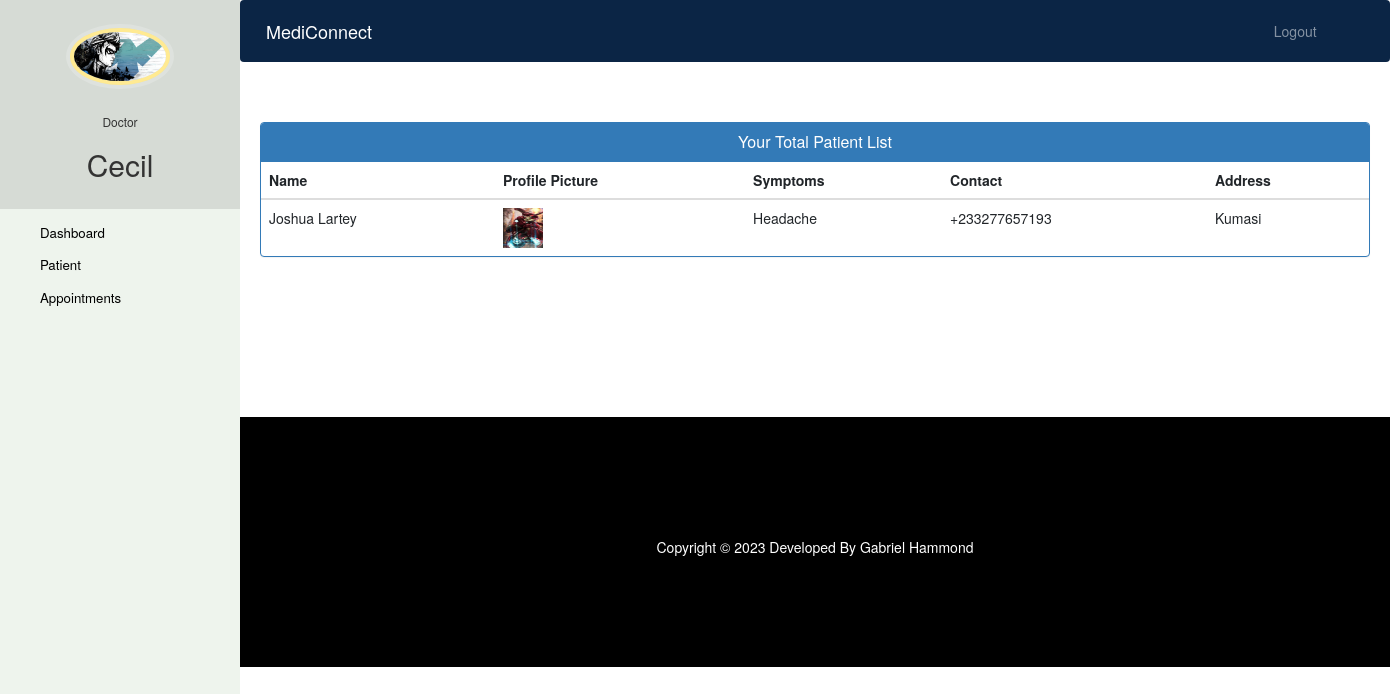
Screenshot of /doctor-view-patient (signed in) with the database file from the repository.
### hospital/models.py (models this page shows, shortened)
class Doctor(models.Model):
    user=models.OneToOneField(User,on_delete=models.CASCADE)
    profile_pic= models.ImageField(upload_to='profile_pic/DoctorProfilePic/',null=True,blank=True)
    address = models.CharField(max_length=40)
    mobile = models.CharField(max_length=20,null=True)
    department= models.CharField(max_length=50,choices=departments,default='Cardiologist')
    status=models.BooleanField(default=False)

class Patient(models.Model):
    user=models.OneToOneField(User,on_delete=models.CASCADE)
    profile_pic= models.ImageField(upload_to='profile_pic/PatientProfilePic/',null=True, blank=True)
    address = models.CharField(max_length=40)
    mobile = models.CharField(max_length=20,null=False)
    symptoms = models.CharField(max_length=100,null=False)
    assignedDoctorId = models.PositiveIntegerField(null=True)
    admitDate=models.DateField(auto_now=True)
    status=models.BooleanField(default=False)
    @property
    def get_name(self):
        return self.user.first_name+" "+self.user.last_name

### hospital/views.py (the view)
# urls.py: path('doctor-view-patient', views.doctor_view_patient_view,
@login_required(login_url='doctorlogin')
@user_passes_test(is_doctor)
def doctor_view_patient_view(request):
    patients=models.Patient.objects.all().filter(status=True,assignedDoctorId=request.user.id)
    doctor=models.Doctor.objects.get(user_id=request.user.id) #for profile picture of doctor in sidebar
    return render(request,'hospital/doctor_view_patient.html',{'patients':patients,'doctor':doctor})

### hospital/views.py (called while the page is built)
def is_doctor(user):
    return user.groups.filter(name='DOCTOR').exists()

### templates/hospital/doctor_view_patient.html (shortened to what this page needs)
{% extends 'hospital/doctor_base.html' %}
{% block content %}
{%load static%}
<head>
  <link href="//netdna.bootstrapcdn.com/bootstrap/3.0.0/css/bootstrap.min.css" rel="stylesheet" id="bootstrap-css">
</head>
<div class="container">
  <div class="panel panel-primary">
    <div class="panel-heading">
      <h6 class="panel-title">Your Total Patient List</h6>
    </div>
    <table class="table table-hover" id="dev-table">
      <thead>
        <tr>
          <th>Name</th>
          <th>Profile Picture</th>
          <th>Symptoms</th>
          <th>Contact</th>
          <th>Address</th>
        </tr>
      </thead>
      {% for p in patients %}
      <tr>
        <td> {{p.get_name}}</td>
        <td> <img src="{% static p.profile_pic.url %}" alt="Profile Pic" height="40px" width="40px" /></td>
        <td>{{p.symptoms}}</td>
        <td>{{p.mobile}}</td>
        <td>{{p.address}}</td>
      </tr>
      {% endfor %}
    </table>
  </div>
</div>
{% endblock content %}

### templates/hospital/doctor_base.html (shortened to what this page needs)
<!DOCTYPE html>
{% load static %}
<html lang="en">
  <head>
    <link
      rel="stylesheet"
      href="https://stackpath.bootstrapcdn.com/bootstrap/4.3.1/css/bootstrap.min.css"
    />
    <link
      rel="stylesheet"
      href="https://maxcdn.bootstrapcdn.com/font-awesome/4.7.0/css/font-awesome.min.css"
    />
  </head>
  <body>
    <nav class="menu" tabindex="0">
      <header class="avatar">
        <img src="{% static doctor.profile_pic.url %}" alt="Profile Pic" />
        <br /><br />
        <h6>Doctor</h6>
        <h2>{{request.user.first_name}}</h2>
      </header>
      <ul>
        <li tabindex="0" class="icon-dashboard">
          <a
            style="color: black; text-decoration: none"
            href="/doctor-dashboard"
            ><span>Dashboard</span></a
          >
        </li>
        <li tabindex="0" class="icon-users">
          <a style="color: black; text-decoration: none" href="/doctor-patient"
            ><span>Patient</span></a
          >
        </li>
        <li tabindex="0" class="icon-calendar">
          <a
            style="color: black; text-decoration: none"
            href="/doctor-appointment"
            ><span>Appointments</span></a
          >
        </li>
      </ul>
    </nav>
    <main>
      <div class="bs-example">
        <nav
          class="navbar navbar-expand-md navbar-dark fixed-top"
          style="background: #0b2545"
        >
          <a href="/doctor-dashboard" class="navbar-brand"
            >MediConnect</a
          >
          <div
            class="collapse navbar-collapse justify-content-between"
            id="navbarCollapse"
          >
            <div class="navbar-nav" style="margin-left: 90%">
              <a href="/logout" class="nav-item nav-link">Logout</a>
            </div>
          </div>
        </nav>
      </div>
      <br /><br />
      {% block content %} {% endblock content %}
      <br /><br /><br /><br /><br /><br /><br />
      <footer>
        <br />
        <div class="container">
          <div class="row">
            <div class="col-md-12 col-sm-12">
              <div style="color: #ffffff" class="wow fadeInUp footer-copyright">
                <p>Copyright &copy; 2023 Developed By Gabriel Hammond</p>
              </div>
            </div>
          </div>
        </div>
      </footer>
    </main>
  </body>
</html>

### templates/hospital/doctor_base.html (style rules this page uses)
a:link { text-decoration: none; }
a { color: white; }
footer { padding: 0px 0px 0px 0px; background-color: black; margin: 0px; }
p { text-align: center; }
body { padding-left: 240px; }
main { position: relative; height: 100vh; }
.menu { background: #eef4ed; height: 100vh; width: 240px; position: fixed; top: 0px; left: 0; z-index: 5; outline: none; }
.menu .avatar { background: rgba(0, 0, 0, 0.1); padding: 2em 0.5em; text-align: center; }
.menu .avatar img { width: 100px; border-radius: 50%; overflow: hidden; border: 4px solid #ffea92; box-shadow: 0 0 0 4px rgba(255, 255, 255, 0.2); }
.menu .avatar h2 { font-weight: normal; margin-bottom: 0; }
.menu ul { list-style: none; padding: 0.5em 0; margin: 0; }
.menu ul li { padding: 0.5em 1em 0.5em 3em; font-size: 0.95em; font-weight: regular; background-repeat: no-repeat; background-position: left 15px center; background-size: auto 20px; transition: all 0.15s linear; cursor: pointer; }
.menu ul li.icon-dashboard { background-image: url("http://www.entypo.com/images//gauge.svg"); }
.menu ul li.icon-users { background-image: url("http://www.entypo.com/images//users.svg"); }
.menu ul li.icon-calendar { background-image: url("http://www.entypo.com/images//calendar.svg"); }

### templates/hospital/doctor_view_patient.html (style rules this page uses)
a:link { text-decoration: none; }
h6 { text-align: center; }
.row { margin: 100px; }

### rows the page displays
Doctor: profile_pic (picture)
Patient: get_name "Joshua Lartey", profile_pic (picture), symptoms "Headache", mobile "+233277657193", address "Kumasi"

### other values shown
{{ request.user.first_name }} "Cecil"
